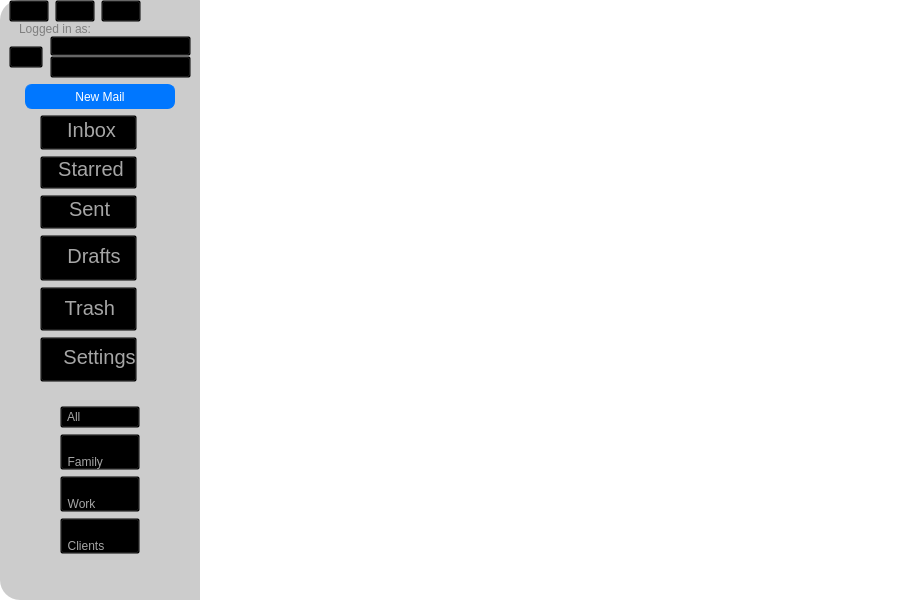
<?xml version="1.0" encoding="UTF-8"?>
<ui version="4.0">
 <class>EmailBaseWidget</class>
 <widget class="QWidget" name="EmailBaseWidget">
  <property name="geometry">
   <rect>
    <x>0</x>
    <y>0</y>
    <width>900</width>
    <height>600</height>
   </rect>
  </property>
  <property name="sizePolicy">
   <sizepolicy hsizetype="Maximum" vsizetype="Minimum">
    <horstretch>0</horstretch>
    <verstretch>0</verstretch>
   </sizepolicy>
  </property>
  <property name="minimumSize">
   <size>
    <width>900</width>
    <height>550</height>
   </size>
  </property>
  <property name="font">
   <font>
    <family>Segoe UI</family>
   </font>
  </property>
  <property name="windowTitle">
   <string>Form</string>
  </property>
  <property name="styleSheet">
   <string notr="true">QWidget#EmailBaseWidget {
	background: rgba(0, 0, 0, 0);
}</string>
  </property>
  <layout class="QHBoxLayout" name="horizontalLayout" stretch="2,7">
   <property name="spacing">
    <number>0</number>
   </property>
   <property name="leftMargin">
    <number>0</number>
   </property>
   <property name="topMargin">
    <number>0</number>
   </property>
   <property name="rightMargin">
    <number>0</number>
   </property>
   <property name="bottomMargin">
    <number>0</number>
   </property>
   <item>
    <layout class="QVBoxLayout" name="OptionListLayout">
     <item>
      <widget class="QFrame" name="OptionListBackgroundFrame">
       <property name="sizePolicy">
        <sizepolicy hsizetype="Minimum" vsizetype="Preferred">
         <horstretch>0</horstretch>
         <verstretch>0</verstretch>
        </sizepolicy>
       </property>
       <property name="minimumSize">
        <size>
         <width>50</width>
         <height>0</height>
        </size>
       </property>
       <property name="styleSheet">
        <string notr="true">QFrame#OptionListBackgroundFrame {
	background: #cccccc;
	border-top-left-radius: 20;
	border-bottom-left-radius: 20;
}</string>
       </property>
       <property name="frameShape">
        <enum>QFrame::NoFrame</enum>
       </property>
       <property name="frameShadow">
        <enum>QFrame::Raised</enum>
       </property>
       <layout class="QVBoxLayout" name="verticalLayout_3" stretch="0,0,1,4">
        <property name="topMargin">
         <number>0</number>
        </property>
        <item>
         <widget class="QFrame" name="LoggedInAsFrame">
          <property name="frameShape">
           <enum>QFrame::NoFrame</enum>
          </property>
          <property name="frameShadow">
           <enum>QFrame::Raised</enum>
          </property>
          <layout class="QVBoxLayout" name="verticalLayout_2">
           <property name="spacing">
            <number>0</number>
           </property>
           <property name="leftMargin">
            <number>0</number>
           </property>
           <property name="topMargin">
            <number>0</number>
           </property>
           <property name="rightMargin">
            <number>0</number>
           </property>
           <property name="bottomMargin">
            <number>0</number>
           </property>
           <item>
            <widget class="QFrame" name="WindowIconsFrame">
             <property name="frameShape">
              <enum>QFrame::NoFrame</enum>
             </property>
             <property name="frameShadow">
              <enum>QFrame::Raised</enum>
             </property>
             <layout class="QHBoxLayout" name="horizontalLayout_5">
              <property name="leftMargin">
               <number>0</number>
              </property>
              <property name="topMargin">
               <number>0</number>
              </property>
              <property name="rightMargin">
               <number>0</number>
              </property>
              <property name="bottomMargin">
               <number>0</number>
              </property>
              <item>
               <widget class="QPushButton" name="CloseWindowButton">
                <property name="sizePolicy">
                 <sizepolicy hsizetype="Maximum" vsizetype="Fixed">
                  <horstretch>0</horstretch>
                  <verstretch>0</verstretch>
                 </sizepolicy>
                </property>
                <property name="styleSheet">
                 <string notr="true">QPushButton#CloseWindowButton {
	background: rgba(0, 0, 0, 0);
}</string>
                </property>
                <property name="text">
                 <string/>
                </property>
                <property name="icon">
                 <iconset resource="../Email Services/Images/Resource.qrc">
                  <normaloff>:/WindowIcons/SVGs/WindowIcons/CloseWindowIcon.png</normaloff>:/WindowIcons/SVGs/WindowIcons/CloseWindowIcon.png</iconset>
                </property>
                <property name="iconSize">
                 <size>
                  <width>16</width>
                  <height>16</height>
                 </size>
                </property>
               </widget>
              </item>
              <item>
               <widget class="QPushButton" name="MinimiseWindowButton">
                <property name="sizePolicy">
                 <sizepolicy hsizetype="Maximum" vsizetype="Fixed">
                  <horstretch>0</horstretch>
                  <verstretch>0</verstretch>
                 </sizepolicy>
                </property>
                <property name="styleSheet">
                 <string notr="true">QPushButton#MinimiseWindowButton {
	background: rgba(0, 0, 0, 0);
}</string>
                </property>
                <property name="text">
                 <string/>
                </property>
                <property name="icon">
                 <iconset resource="../Email Services/Images/Resource.qrc">
                  <normaloff>:/WindowIcons/SVGs/WindowIcons/MinimiseWindowIcon.png</normaloff>:/WindowIcons/SVGs/WindowIcons/MinimiseWindowIcon.png</iconset>
                </property>
                <property name="iconSize">
                 <size>
                  <width>16</width>
                  <height>16</height>
                 </size>
                </property>
               </widget>
              </item>
              <item>
               <widget class="QPushButton" name="MaximiseWindowButton">
                <property name="sizePolicy">
                 <sizepolicy hsizetype="Maximum" vsizetype="Fixed">
                  <horstretch>0</horstretch>
                  <verstretch>0</verstretch>
                 </sizepolicy>
                </property>
                <property name="styleSheet">
                 <string notr="true">QPushButton#MaximiseWindowButton {
	background: rgba(0, 0, 0, 0);
}</string>
                </property>
                <property name="text">
                 <string/>
                </property>
                <property name="icon">
                 <iconset resource="../Email Services/Images/Resource.qrc">
                  <normaloff>:/WindowIcons/SVGs/WindowIcons/MaximiseWindowIcon.png</normaloff>:/WindowIcons/SVGs/WindowIcons/MaximiseWindowIcon.png</iconset>
                </property>
               </widget>
              </item>
              <item>
               <spacer name="__Spacer__4">
                <property name="orientation">
                 <enum>Qt::Horizontal</enum>
                </property>
                <property name="sizeHint" stdset="0">
                 <size>
                  <width>40</width>
                  <height>20</height>
                 </size>
                </property>
               </spacer>
              </item>
             </layout>
            </widget>
           </item>
           <item>
            <widget class="QLabel" name="LoggedInAsLabel">
             <property name="font">
              <font>
               <family>Segoe UI</family>
              </font>
             </property>
             <property name="styleSheet">
              <string notr="true">QFrame#LoggedInAsLabel {
	color: #7f7f7f;
	padding-left: 7;
}</string>
             </property>
             <property name="text">
              <string>Logged in as:</string>
             </property>
            </widget>
           </item>
           <item>
            <widget class="QFrame" name="LoggedInAsFrame_">
             <property name="sizePolicy">
              <sizepolicy hsizetype="Minimum" vsizetype="Preferred">
               <horstretch>0</horstretch>
               <verstretch>0</verstretch>
              </sizepolicy>
             </property>
             <property name="frameShape">
              <enum>QFrame::NoFrame</enum>
             </property>
             <property name="frameShadow">
              <enum>QFrame::Raised</enum>
             </property>
             <layout class="QHBoxLayout" name="horizontalLayout_2">
              <property name="spacing">
               <number>7</number>
              </property>
              <property name="leftMargin">
               <number>0</number>
              </property>
              <property name="topMargin">
               <number>0</number>
              </property>
              <property name="rightMargin">
               <number>0</number>
              </property>
              <property name="bottomMargin">
               <number>0</number>
              </property>
              <item>
               <widget class="QPushButton" name="LoggedInAsProfilePic">
                <property name="sizePolicy">
                 <sizepolicy hsizetype="Fixed" vsizetype="Fixed">
                  <horstretch>0</horstretch>
                  <verstretch>0</verstretch>
                 </sizepolicy>
                </property>
                <property name="styleSheet">
                 <string notr="true">QPushButton#LoggedInAsProfilePic {
	background: rgba(0, 0, 0, 0);
	text-align: right;
	padding-bottom: 6;
}</string>
                </property>
                <property name="text">
                 <string/>
                </property>
                <property name="iconSize">
                 <size>
                  <width>32</width>
                  <height>32</height>
                 </size>
                </property>
               </widget>
              </item>
              <item>
               <widget class="QFrame" name="_LoggedInAsFrame">
                <property name="frameShape">
                 <enum>QFrame::NoFrame</enum>
                </property>
                <property name="frameShadow">
                 <enum>QFrame::Raised</enum>
                </property>
                <layout class="QVBoxLayout" name="verticalLayout">
                 <property name="spacing">
                  <number>0</number>
                 </property>
                 <property name="leftMargin">
                  <number>0</number>
                 </property>
                 <property name="topMargin">
                  <number>0</number>
                 </property>
                 <property name="rightMargin">
                  <number>0</number>
                 </property>
                 <property name="bottomMargin">
                  <number>0</number>
                 </property>
                 <item>
                  <widget class="QPushButton" name="LoggedInAsName">
                   <property name="styleSheet">
                    <string notr="true">QPushButton#LoggedInAsName {
	background: rgba(0, 0, 0, 0);
	color: #393939;
	text-align: left;
	padding-bottom: 4;
}

QPushButton#LoggedInAsName:hover {
	color: #1884ff;
}

QPushButton#LoggedInAsName:pressed {
	color: #004cff;
}</string>
                   </property>
                   <property name="text">
                    <string/>
                   </property>
                  </widget>
                 </item>
                 <item>
                  <widget class="QPushButton" name="LoggedInAsEmail">
                   <property name="styleSheet">
                    <string notr="true">QPushButton#LoggedInAsEmail {
	background: rgba(0, 0, 0, 0);
	color: #7f7f7f;
	text-align: left;
}

QPushButton#LoggedInAsEmail:hover {
	color: #1884ff;
}

QPushButton#LoggedInAsEmail:pressed {
	color: #004cff;
}</string>
                   </property>
                   <property name="text">
                    <string/>
                   </property>
                  </widget>
                 </item>
                </layout>
               </widget>
              </item>
             </layout>
            </widget>
           </item>
          </layout>
         </widget>
        </item>
        <item>
         <widget class="QFrame" name="NewMailButtonFrame">
          <property name="frameShape">
           <enum>QFrame::NoFrame</enum>
          </property>
          <property name="frameShadow">
           <enum>QFrame::Raised</enum>
          </property>
          <layout class="QHBoxLayout" name="horizontalLayout_3">
           <property name="topMargin">
            <number>0</number>
           </property>
           <property name="bottomMargin">
            <number>0</number>
           </property>
           <item>
            <widget class="QPushButton" name="NewMailButton">
             <property name="sizePolicy">
              <sizepolicy hsizetype="Maximum" vsizetype="Minimum">
               <horstretch>0</horstretch>
               <verstretch>0</verstretch>
              </sizepolicy>
             </property>
             <property name="minimumSize">
              <size>
               <width>0</width>
               <height>25</height>
              </size>
             </property>
             <property name="maximumSize">
              <size>
               <width>150</width>
               <height>16777215</height>
              </size>
             </property>
             <property name="font">
              <font>
               <family>Segoe UI</family>
              </font>
             </property>
             <property name="styleSheet">
              <string notr="true">QPushButton#NewMailButton {
	background: #0077ff;
	color: #FFFFFF;
	border: 1px solid #0077ff;
	border-radius: 7;
}

QPushButton#NewMailButton:hover {
	background: #1884ff;
	border: 1px solid #1884ff;
}

QPushButton#NewMailButton:pressed {
	background: #65adff;
	border: 1px solid #65adff;
}
</string>
             </property>
             <property name="text">
              <string>New Mail</string>
             </property>
            </widget>
           </item>
          </layout>
         </widget>
        </item>
        <item>
         <widget class="QFrame" name="OptionListFrame">
          <property name="frameShape">
           <enum>QFrame::NoFrame</enum>
          </property>
          <property name="frameShadow">
           <enum>QFrame::Raised</enum>
          </property>
          <layout class="QVBoxLayout" name="verticalLayout_4">
           <property name="topMargin">
            <number>0</number>
           </property>
           <property name="bottomMargin">
            <number>0</number>
           </property>
           <item>
            <layout class="QGridLayout" name="OptionListLayout_" columnstretch="0,0,0,0">
             <item row="1" column="2">
              <widget class="QPushButton" name="InboxMailCount">
               <property name="sizePolicy">
                <sizepolicy hsizetype="Fixed" vsizetype="Fixed">
                 <horstretch>0</horstretch>
                 <verstretch>0</verstretch>
                </sizepolicy>
               </property>
               <property name="maximumSize">
                <size>
                 <width>16</width>
                 <height>16</height>
                </size>
               </property>
               <property name="styleSheet">
                <string notr="true">QPushButton#InboxMailCount {
	background: rgba(0, 0, 0, 0);
	border: 1px solid rgba(0, 0, 0, 0);
	border-radius: 8;
}</string>
               </property>
               <property name="text">
                <string/>
               </property>
              </widget>
             </item>
             <item row="1" column="0">
              <spacer name="__Spacer__6">
               <property name="orientation">
                <enum>Qt::Horizontal</enum>
               </property>
               <property name="sizeHint" stdset="0">
                <size>
                 <width>40</width>
                 <height>20</height>
                </size>
               </property>
              </spacer>
             </item>
             <item row="3" column="1">
              <widget class="QPushButton" name="StarredMailButton">
               <property name="font">
                <font>
                 <family>Segoe UI</family>
                 <pointsize>15</pointsize>
                </font>
               </property>
               <property name="styleSheet">
                <string notr="true">QPushButton#StarredMailButton {
	background: rgba(0, 0, 0, 0);
	color: #a6a6a6;
	padding-left: 5;
	padding-bottom: 7;
}

QPushButton#StarredMailButton:hover {
	color: #7f7f7f;
}

QPushButton#StarredMailButton:pressed {
	color: #393939;
}</string>
               </property>
               <property name="text">
                <string>Starred</string>
               </property>
               <property name="icon">
                <iconset resource="../Email Services/Images/Resource.qrc">
                 <normaloff>:/Disabled Icons/SVGs/Disabled/StarredMailicon.png</normaloff>:/Disabled Icons/SVGs/Disabled/StarredMailicon.png</iconset>
               </property>
               <property name="iconSize">
                <size>
                 <width>36</width>
                 <height>36</height>
                </size>
               </property>
              </widget>
             </item>
             <item row="4" column="1">
              <spacer name="__Spacer__8">
               <property name="orientation">
                <enum>Qt::Vertical</enum>
               </property>
               <property name="sizeHint" stdset="0">
                <size>
                 <width>20</width>
                 <height>40</height>
                </size>
               </property>
              </spacer>
             </item>
             <item row="11" column="1">
              <widget class="QPushButton" name="SettingsButton">
               <property name="font">
                <font>
                 <family>Segoe UI</family>
                 <pointsize>15</pointsize>
                </font>
               </property>
               <property name="styleSheet">
                <string notr="true">QPushButton#SettingsButton {
	background: rgba(0, 0, 0, 0);
	color: #a6a6a6;
	padding-left: 11;
	padding-top: 7;
	padding-bottom: 12;
}

QPushButton#SettingsButton:hover {
	color: #7f7f7f;
}

QPushButton#SettingsButton:pressed {
	color: #393939;
}</string>
               </property>
               <property name="text">
                <string>  Settings</string>
               </property>
               <property name="icon">
                <iconset resource="../Email Services/Images/Resource.qrc">
                 <normaloff>:/Disabled Icons/SVGs/Disabled/SettingsIcon.png</normaloff>:/Disabled Icons/SVGs/Disabled/SettingsIcon.png</iconset>
               </property>
               <property name="iconSize">
                <size>
                 <width>24</width>
                 <height>24</height>
                </size>
               </property>
              </widget>
             </item>
             <item row="9" column="1">
              <widget class="QPushButton" name="TrashMailButton">
               <property name="font">
                <font>
                 <family>Segoe UI</family>
                 <pointsize>15</pointsize>
                </font>
               </property>
               <property name="styleSheet">
                <string notr="true">QPushButton#TrashMailButton {
	background: rgba(0, 0, 0, 0);
	color: #a6a6a6;
	padding-right: 8;
	padding-top: 8;
	padding-bottom: 10;
}

QPushButton#TrashMailButton:hover {
	color: #7f7f7f;
}

QPushButton#TrashMailButton:pressed {
	color: #393939;
}</string>
               </property>
               <property name="text">
                <string>  Trash</string>
               </property>
               <property name="icon">
                <iconset resource="../Email Services/Images/Resource.qrc">
                 <normaloff>:/Disabled Icons/SVGs/Disabled/TrashIcon.png</normaloff>:/Disabled Icons/SVGs/Disabled/TrashIcon.png</iconset>
               </property>
               <property name="iconSize">
                <size>
                 <width>24</width>
                 <height>24</height>
                </size>
               </property>
              </widget>
             </item>
             <item row="7" column="2">
              <widget class="QPushButton" name="DraftsMailCount">
               <property name="sizePolicy">
                <sizepolicy hsizetype="Fixed" vsizetype="Fixed">
                 <horstretch>0</horstretch>
                 <verstretch>0</verstretch>
                </sizepolicy>
               </property>
               <property name="maximumSize">
                <size>
                 <width>16</width>
                 <height>16</height>
                </size>
               </property>
               <property name="styleSheet">
                <string notr="true">QPushButton#DraftsMailCount {
	background: rgba(0, 0, 0, 0);
	border: 1px solid rgba(0, 0, 0, 0);
	border-radius: 8;
}</string>
               </property>
               <property name="text">
                <string/>
               </property>
              </widget>
             </item>
             <item row="0" column="1">
              <spacer name="__Spacer__12">
               <property name="orientation">
                <enum>Qt::Vertical</enum>
               </property>
               <property name="sizeHint" stdset="0">
                <size>
                 <width>20</width>
                 <height>40</height>
                </size>
               </property>
              </spacer>
             </item>
             <item row="1" column="1">
              <widget class="QPushButton" name="InboxMailButton">
               <property name="font">
                <font>
                 <family>Segoe UI</family>
                 <pointsize>15</pointsize>
                </font>
               </property>
               <property name="styleSheet">
                <string notr="true">QPushButton#InboxMailButton {
	background: rgba(0, 0, 0, 0);
	color: #a6a6a6;
	padding-right: 5;
	padding-top: 2;
	padding-bottom: 7;
}

QPushButton#InboxMailButton:hover {
	color: #7f7f7f;
}

QPushButton#InboxMailButton:pressed {
	color: #393939;
}</string>
               </property>
               <property name="text">
                <string>  Inbox</string>
               </property>
               <property name="icon">
                <iconset resource="../Email Services/Images/Resource.qrc">
                 <normaloff>:/Disabled Icons/SVGs/Disabled/InboxIcon.png</normaloff>:/Disabled Icons/SVGs/Disabled/InboxIcon.png</iconset>
               </property>
               <property name="iconSize">
                <size>
                 <width>32</width>
                 <height>32</height>
                </size>
               </property>
              </widget>
             </item>
             <item row="5" column="1">
              <widget class="QPushButton" name="SentMailButton">
               <property name="font">
                <font>
                 <family>Segoe UI</family>
                 <pointsize>15</pointsize>
                </font>
               </property>
               <property name="styleSheet">
                <string notr="true">QPushButton#SentMailButton {
	background: rgba(0, 0, 0, 0);
	color: #a6a6a6;
	padding-right: 9;
	padding-top: 1;
	padding-bottom: 7;
}

QPushButton#SentMailButton:hover {
	color: #7f7f7f;
}

QPushButton#SentMailButton:pressed {
	color: #393939;
}</string>
               </property>
               <property name="text">
                <string>  Sent</string>
               </property>
               <property name="icon">
                <iconset resource="../Email Services/Images/Resource.qrc">
                 <normaloff>:/Disabled Icons/SVGs/Disabled/SentIcon.png</normaloff>:/Disabled Icons/SVGs/Disabled/SentIcon.png</iconset>
               </property>
               <property name="iconSize">
                <size>
                 <width>24</width>
                 <height>24</height>
                </size>
               </property>
              </widget>
             </item>
             <item row="7" column="1">
              <widget class="QPushButton" name="DraftsMailButton">
               <property name="font">
                <font>
                 <family>Segoe UI</family>
                 <pointsize>15</pointsize>
                </font>
               </property>
               <property name="styleSheet">
                <string notr="true">QPushButton#DraftsMailButton {
	background: rgba(0, 0, 0, 0);
	color: #a6a6a6;
	padding-top: 8;
	padding-bottom: 12;
}

QPushButton#DraftsMailButton:hover {
	color: #7f7f7f;
}

QPushButton#DraftsMailButton:pressed {
	color: #393939;
}</string>
               </property>
               <property name="text">
                <string>  Drafts</string>
               </property>
               <property name="icon">
                <iconset resource="../Email Services/Images/Resource.qrc">
                 <normaloff>:/Disabled Icons/SVGs/Disabled/DraftIcon.png</normaloff>:/Disabled Icons/SVGs/Disabled/DraftIcon.png</iconset>
               </property>
               <property name="iconSize">
                <size>
                 <width>24</width>
                 <height>24</height>
                </size>
               </property>
              </widget>
             </item>
             <item row="1" column="3">
              <spacer name="__Spacer__5">
               <property name="orientation">
                <enum>Qt::Horizontal</enum>
               </property>
               <property name="sizeHint" stdset="0">
                <size>
                 <width>40</width>
                 <height>20</height>
                </size>
               </property>
              </spacer>
             </item>
             <item row="11" column="2">
              <widget class="QPushButton" name="SettingsAlertIndicator">
               <property name="sizePolicy">
                <sizepolicy hsizetype="Fixed" vsizetype="Fixed">
                 <horstretch>0</horstretch>
                 <verstretch>0</verstretch>
                </sizepolicy>
               </property>
               <property name="maximumSize">
                <size>
                 <width>16</width>
                 <height>16</height>
                </size>
               </property>
               <property name="styleSheet">
                <string notr="true">QPushButton#SettingsAlertIndicator {
	background: rgba(0, 0, 0, 0);
	border: 1px solid rgba(0, 0, 0, 0);
	border-radius: 8;
}</string>
               </property>
               <property name="text">
                <string/>
               </property>
              </widget>
             </item>
             <item row="8" column="1">
              <spacer name="__Spacer__10">
               <property name="orientation">
                <enum>Qt::Vertical</enum>
               </property>
               <property name="sizeHint" stdset="0">
                <size>
                 <width>20</width>
                 <height>40</height>
                </size>
               </property>
              </spacer>
             </item>
             <item row="10" column="1">
              <spacer name="__Spacer__11">
               <property name="orientation">
                <enum>Qt::Vertical</enum>
               </property>
               <property name="sizeHint" stdset="0">
                <size>
                 <width>20</width>
                 <height>40</height>
                </size>
               </property>
              </spacer>
             </item>
             <item row="6" column="1">
              <spacer name="__Spacer__9">
               <property name="orientation">
                <enum>Qt::Vertical</enum>
               </property>
               <property name="sizeHint" stdset="0">
                <size>
                 <width>20</width>
                 <height>40</height>
                </size>
               </property>
              </spacer>
             </item>
             <item row="2" column="1">
              <spacer name="__Spacer__7">
               <property name="orientation">
                <enum>Qt::Vertical</enum>
               </property>
               <property name="sizeHint" stdset="0">
                <size>
                 <width>20</width>
                 <height>40</height>
                </size>
               </property>
              </spacer>
             </item>
             <item row="12" column="1">
              <spacer name="__Spacer__13">
               <property name="orientation">
                <enum>Qt::Vertical</enum>
               </property>
               <property name="sizeHint" stdset="0">
                <size>
                 <width>20</width>
                 <height>40</height>
                </size>
               </property>
              </spacer>
             </item>
            </layout>
           </item>
          </layout>
         </widget>
        </item>
        <item>
         <widget class="QScrollArea" name="GroupScrollArea">
          <property name="styleSheet">
           <string notr="true">QScrollArea#GroupScrollArea {
	background: rgba(0, 0, 0, 0);
}</string>
          </property>
          <property name="frameShape">
           <enum>QFrame::NoFrame</enum>
          </property>
          <property name="verticalScrollBarPolicy">
           <enum>Qt::ScrollBarAlwaysOff</enum>
          </property>
          <property name="horizontalScrollBarPolicy">
           <enum>Qt::ScrollBarAlwaysOff</enum>
          </property>
          <property name="widgetResizable">
           <bool>true</bool>
          </property>
          <widget class="QWidget" name="GroupScrollAreaWidget">
           <property name="geometry">
            <rect>
             <x>0</x>
             <y>0</y>
             <width>174</width>
             <height>216</height>
            </rect>
           </property>
           <property name="styleSheet">
            <string notr="true">QWidget#GroupScrollAreaWidget {
	background: rgba(0, 0, 0, 0);
}</string>
           </property>
           <layout class="QVBoxLayout" name="verticalLayout_5">
            <item>
             <widget class="QFrame" name="GroupScrollFrame_">
              <property name="frameShape">
               <enum>QFrame::NoFrame</enum>
              </property>
              <property name="frameShadow">
               <enum>QFrame::Raised</enum>
              </property>
              <layout class="QHBoxLayout" name="horizontalLayout_4">
               <item>
                <spacer name="__Spacer__1">
                 <property name="orientation">
                  <enum>Qt::Horizontal</enum>
                 </property>
                 <property name="sizeHint" stdset="0">
                  <size>
                   <width>40</width>
                   <height>20</height>
                  </size>
                 </property>
                </spacer>
               </item>
               <item>
                <widget class="QFrame" name="frame">
                 <property name="frameShape">
                  <enum>QFrame::NoFrame</enum>
                 </property>
                 <property name="frameShadow">
                  <enum>QFrame::Raised</enum>
                 </property>
                 <layout class="QVBoxLayout" name="verticalLayout_6">
                  <property name="spacing">
                   <number>-1</number>
                  </property>
                  <property name="leftMargin">
                   <number>0</number>
                  </property>
                  <property name="topMargin">
                   <number>0</number>
                  </property>
                  <property name="rightMargin">
                   <number>0</number>
                  </property>
                  <property name="bottomMargin">
                   <number>0</number>
                  </property>
                  <item>
                   <widget class="QPushButton" name="AllGroupButton">
                    <property name="font">
                     <font>
                      <family>Segoe UI</family>
                     </font>
                    </property>
                    <property name="styleSheet">
                     <string notr="true">QPushButton#AllGroupButton {
	background: rgba(0, 0, 0, 0);
	color: #a6a6a6;
	text-align: left;
}

QPushButton#AllGroupButton:hover {
	color: #7f7f7f;
}

QPushButton#AllGroupButton:pressed {
	color: #393939;
}</string>
                    </property>
                    <property name="text">
                     <string>  All</string>
                    </property>
                    <property name="icon">
                     <iconset resource="../Email Services/Images/Resource.qrc">
                      <normaloff>:/Images/AllIcon.png</normaloff>:/Images/AllIcon.png</iconset>
                    </property>
                   </widget>
                  </item>
                  <item>
                   <widget class="QPushButton" name="FamilyGroupButton">
                    <property name="font">
                     <font>
                      <family>Segoe UI</family>
                     </font>
                    </property>
                    <property name="styleSheet">
                     <string notr="true">QPushButton#FamilyGroupButton {
	background: rgba(0, 0, 0, 0);
	color: #a6a6a6;
	text-align: left;
	padding-top: 20;
}

QPushButton#FamilyGroupButton:hover {
	color: #7f7f7f;
}

QPushButton#FamilyGroupButton:pressed {
	color: #393939;
}</string>
                    </property>
                    <property name="text">
                     <string>  Family</string>
                    </property>
                    <property name="icon">
                     <iconset resource="../Email Services/Images/Resource.qrc">
                      <normaloff>:/Images/Family.png</normaloff>:/Images/Family.png</iconset>
                    </property>
                   </widget>
                  </item>
                  <item>
                   <widget class="QPushButton" name="FriendsGroupButton">
                    <property name="font">
                     <font>
                      <family>Segoe UI</family>
                     </font>
                    </property>
                    <property name="styleSheet">
                     <string notr="true">QPushButton#FriendsGroupButton {
	background: rgba(0, 0, 0, 0);
	color: #a6a6a6;
	text-align: left;
	padding-top: 20;
}

QPushButton#FriendsGroupButton:hover {
	color: #7f7f7f;
}

QPushButton#FriendsGroupButton:pressed {
	color: #393939;
}</string>
                    </property>
                    <property name="text">
                     <string>  Work</string>
                    </property>
                    <property name="icon">
                     <iconset resource="../Email Services/Images/Resource.qrc">
                      <normaloff>:/Images/Work.png</normaloff>:/Images/Work.png</iconset>
                    </property>
                   </widget>
                  </item>
                  <item>
                   <widget class="QPushButton" name="ClientsGroupButton">
                    <property name="font">
                     <font>
                      <family>Segoe UI</family>
                     </font>
                    </property>
                    <property name="styleSheet">
                     <string notr="true">QPushButton#ClientsGroupButton {
	background: rgba(0, 0, 0, 0);
	color: #a6a6a6;
	text-align: left;
	padding-top: 20;
}

QPushButton#ClientsGroupButton:hover {
	color: #7f7f7f;
}

QPushButton#ClientsGroupButton:pressed {
	color: #393939;
}</string>
                    </property>
                    <property name="text">
                     <string>  Clients</string>
                    </property>
                    <property name="icon">
                     <iconset resource="../Email Services/Images/Resource.qrc">
                      <normaloff>:/Images/Client.png</normaloff>:/Images/Client.png</iconset>
                    </property>
                   </widget>
                  </item>
                 </layout>
                </widget>
               </item>
               <item>
                <spacer name="__Spacer__2">
                 <property name="orientation">
                  <enum>Qt::Horizontal</enum>
                 </property>
                 <property name="sizeHint" stdset="0">
                  <size>
                   <width>40</width>
                   <height>20</height>
                  </size>
                 </property>
                </spacer>
               </item>
              </layout>
             </widget>
            </item>
            <item>
             <spacer name="__Spacer__3">
              <property name="orientation">
               <enum>Qt::Vertical</enum>
              </property>
              <property name="sizeHint" stdset="0">
               <size>
                <width>20</width>
                <height>40</height>
               </size>
              </property>
             </spacer>
            </item>
           </layout>
          </widget>
         </widget>
        </item>
       </layout>
      </widget>
     </item>
    </layout>
   </item>
   <item>
    <layout class="QVBoxLayout" name="EmailMainBodyLayout"/>
   </item>
  </layout>
 </widget>
 <resources>
  <include location="../Email Services/Images/Resource.qrc"/>
  <include location="Images/Resource.qrc"/>
 </resources>
 <connections/>
</ui>
